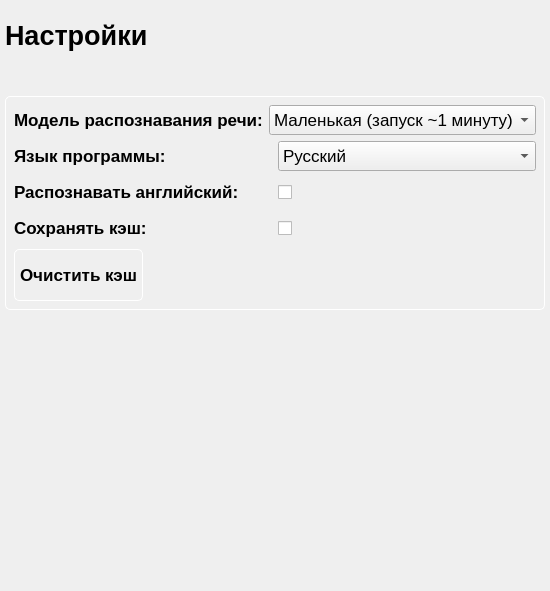
      <widget class="QWidget" name="settings">
       <layout class="QVBoxLayout" name="verticalLayout_15">
        <property name="spacing">
         <number>5</number>
        </property>
        <property name="leftMargin">
         <number>5</number>
        </property>
        <property name="topMargin">
         <number>20</number>
        </property>
        <property name="rightMargin">
         <number>5</number>
        </property>
        <property name="bottomMargin">
         <number>5</number>
        </property>
        <item>
         <widget class="QLabel" name="label_main_profile_2">
          <property name="sizePolicy">
           <sizepolicy hsizetype="Preferred" vsizetype="Minimum">
            <horstretch>0</horstretch>
            <verstretch>0</verstretch>
           </sizepolicy>
          </property>
          <property name="font">
           <font>
            <family>Arial</family>
            <pointsize>20</pointsize>
            <bold>true</bold>
           </font>
          </property>
          <property name="text">
           <string>Настройки</string>
          </property>
         </widget>
        </item>
        <item>
         <spacer name="verticalSpacer_6">
          <property name="orientation">
           <enum>Qt::Vertical</enum>
          </property>
          <property name="sizeType">
           <enum>QSizePolicy::Minimum</enum>
          </property>
          <property name="sizeHint" stdset="0">
           <size>
            <width>158</width>
            <height>40</height>
           </size>
          </property>
         </spacer>
        </item>
        <item>
         <widget class="QWidget" name="widget_5" native="true">
          <property name="minimumSize">
           <size>
            <width>0</width>
            <height>0</height>
           </size>
          </property>
          <property name="styleSheet">
           <string notr="true">QWidget#widget_5{
border: 1px solid white;
border-radius: 5px;
}</string>
          </property>
          <layout class="QVBoxLayout" name="verticalLayout_14" stretch="1,1,1,1,1">
           <item>
            <layout class="QHBoxLayout" name="horizontalLayout_10" stretch="1,1">
             <item>
              <widget class="QLabel" name="label_prefix_8">
               <property name="sizePolicy">
                <sizepolicy hsizetype="Preferred" vsizetype="Preferred">
                 <horstretch>1</horstretch>
                 <verstretch>1</verstretch>
                </sizepolicy>
               </property>
               <property name="minimumSize">
                <size>
                 <width>0</width>
                 <height>30</height>
                </size>
               </property>
               <property name="font">
                <font>
                 <family>Arial</family>
                 <pointsize>13</pointsize>
                 <bold>true</bold>
                </font>
               </property>
               <property name="text">
                <string>Модель распознавания речи:</string>
               </property>
              </widget>
             </item>
             <item>
              <widget class="QComboBox" name="comboBox_speech">
               <property name="sizePolicy">
                <sizepolicy hsizetype="Preferred" vsizetype="Preferred">
                 <horstretch>0</horstretch>
                 <verstretch>0</verstretch>
                </sizepolicy>
               </property>
               <property name="font">
                <font>
                 <pointsize>13</pointsize>
                </font>
               </property>
               <item>
                <property name="text">
                 <string>Маленькая (запуск ~1 минуту)</string>
                </property>
               </item>
               <item>
                <property name="text">
                 <string>Большая (запуск ~10 минут)</string>
                </property>
               </item>
              </widget>
             </item>
            </layout>
           </item>
           <item>
            <layout class="QHBoxLayout" name="horizontalLayout_14" stretch="1,1">
             <item>
              <widget class="QLabel" name="label_prefix_9">
               <property name="sizePolicy">
                <sizepolicy hsizetype="Preferred" vsizetype="Preferred">
                 <horstretch>1</horstretch>
                 <verstretch>1</verstretch>
                </sizepolicy>
               </property>
               <property name="minimumSize">
                <size>
                 <width>0</width>
                 <height>30</height>
                </size>
               </property>
               <property name="font">
                <font>
                 <family>Arial</family>
                 <pointsize>13</pointsize>
                 <bold>true</bold>
                </font>
               </property>
               <property name="text">
                <string>Язык программы:</string>
               </property>
              </widget>
             </item>
             <item>
              <widget class="QComboBox" name="comboBox_language">
               <property name="sizePolicy">
                <sizepolicy hsizetype="Preferred" vsizetype="Preferred">
                 <horstretch>0</horstretch>
                 <verstretch>0</verstretch>
                </sizepolicy>
               </property>
               <property name="font">
                <font>
                 <pointsize>13</pointsize>
                </font>
               </property>
               <item>
                <property name="text">
                 <string>Русский</string>
                </property>
               </item>
              </widget>
             </item>
            </layout>
           </item>
           <item>
            <layout class="QHBoxLayout" name="horizontalLayout_15" stretch="1,1">
             <item>
              <widget class="QLabel" name="label_mute_3">
               <property name="sizePolicy">
                <sizepolicy hsizetype="Preferred" vsizetype="Preferred">
                 <horstretch>0</horstretch>
                 <verstretch>0</verstretch>
                </sizepolicy>
               </property>
               <property name="minimumSize">
                <size>
                 <width>0</width>
                 <height>30</height>
                </size>
               </property>
               <property name="font">
                <font>
                 <family>Arial</family>
                 <pointsize>13</pointsize>
                 <bold>true</bold>
                </font>
               </property>
               <property name="text">
                <string>Распознавать английский:</string>
               </property>
              </widget>
             </item>
             <item>
              <widget class="QCheckBox" name="switch_language_speech">
               <property name="sizePolicy">
                <sizepolicy hsizetype="Expanding" vsizetype="Preferred">
                 <horstretch>0</horstretch>
                 <verstretch>0</verstretch>
                </sizepolicy>
               </property>
               <property name="minimumSize">
                <size>
                 <width>0</width>
                 <height>30</height>
                </size>
               </property>
               <property name="text">
                <string/>
               </property>
              </widget>
             </item>
            </layout>
           </item>
           <item>
            <layout class="QHBoxLayout" name="horizontalLayout_12" stretch="1,1">
             <item>
              <widget class="QLabel" name="label_mute_2">
               <property name="sizePolicy">
                <sizepolicy hsizetype="Preferred" vsizetype="Preferred">
                 <horstretch>0</horstretch>
                 <verstretch>0</verstretch>
                </sizepolicy>
               </property>
               <property name="minimumSize">
                <size>
                 <width>0</width>
                 <height>30</height>
                </size>
               </property>
               <property name="font">
                <font>
                 <family>Arial</family>
                 <pointsize>13</pointsize>
                 <bold>true</bold>
                </font>
               </property>
               <property name="text">
                <string>Сохранять кэш:</string>
               </property>
              </widget>
             </item>
             <item>
              <widget class="QCheckBox" name="switch_cache">
               <property name="sizePolicy">
                <sizepolicy hsizetype="Expanding" vsizetype="Preferred">
                 <horstretch>0</horstretch>
                 <verstretch>0</verstretch>
                </sizepolicy>
               </property>
               <property name="minimumSize">
                <size>
                 <width>0</width>
                 <height>30</height>
                </size>
               </property>
               <property name="text">
                <string/>
               </property>
              </widget>
             </item>
            </layout>
           </item>
           <item>
            <layout class="QHBoxLayout" name="horizontalLayout_13">
             <item>
              <widget class="QPushButton" name="button_clear_cache">
               <property name="sizePolicy">
                <sizepolicy hsizetype="Minimum" vsizetype="Preferred">
                 <horstretch>0</horstretch>
                 <verstretch>1</verstretch>
                </sizepolicy>
               </property>
               <property name="minimumSize">
                <size>
                 <width>0</width>
                 <height>52</height>
                </size>
               </property>
               <property name="font">
                <font>
                 <family>Arial</family>
                 <pointsize>13</pointsize>
                 <bold>true</bold>
                </font>
               </property>
               <property name="styleSheet">
                <string notr="true">QPushButton {
icon-size: 40px;
text-align: left;
border: 1px solid white;
border-radius: 5px;
padding-top: 5px;
padding-left: 5px;
padding-bottom: 5px;
padding-right: 5px;
}

QPushButton:hover {
    background-color: rgb(39,39,39); 
}

QPushButton:pressed {
background-color: rgb(25,25,25);
}</string>
               </property>
               <property name="text">
                <string>Очистить кэш</string>
               </property>
               <property name="icon">
                <iconset resource="../resources.qrc">
                 <normaloff>:/images/trash-can-white.png</normaloff>:/images/trash-can-white.png</iconset>
               </property>
              </widget>
             </item>
             <item>
              <spacer name="horizontalSpacer_2">
               <property name="orientation">
                <enum>Qt::Horizontal</enum>
               </property>
               <property name="sizeHint" stdset="0">
                <size>
                 <width>40</width>
                 <height>20</height>
                </size>
               </property>
              </spacer>
             </item>
            </layout>
           </item>
          </layout>
         </widget>
        </item>
        <item>
         <spacer name="verticalSpacer_7">
          <property name="orientation">
           <enum>Qt::Vertical</enum>
          </property>
          <property name="sizeHint" stdset="0">
           <size>
            <width>20</width>
            <height>276</height>
           </size>
          </property>
         </spacer>
        </item>
       </layout>
      </widget>
